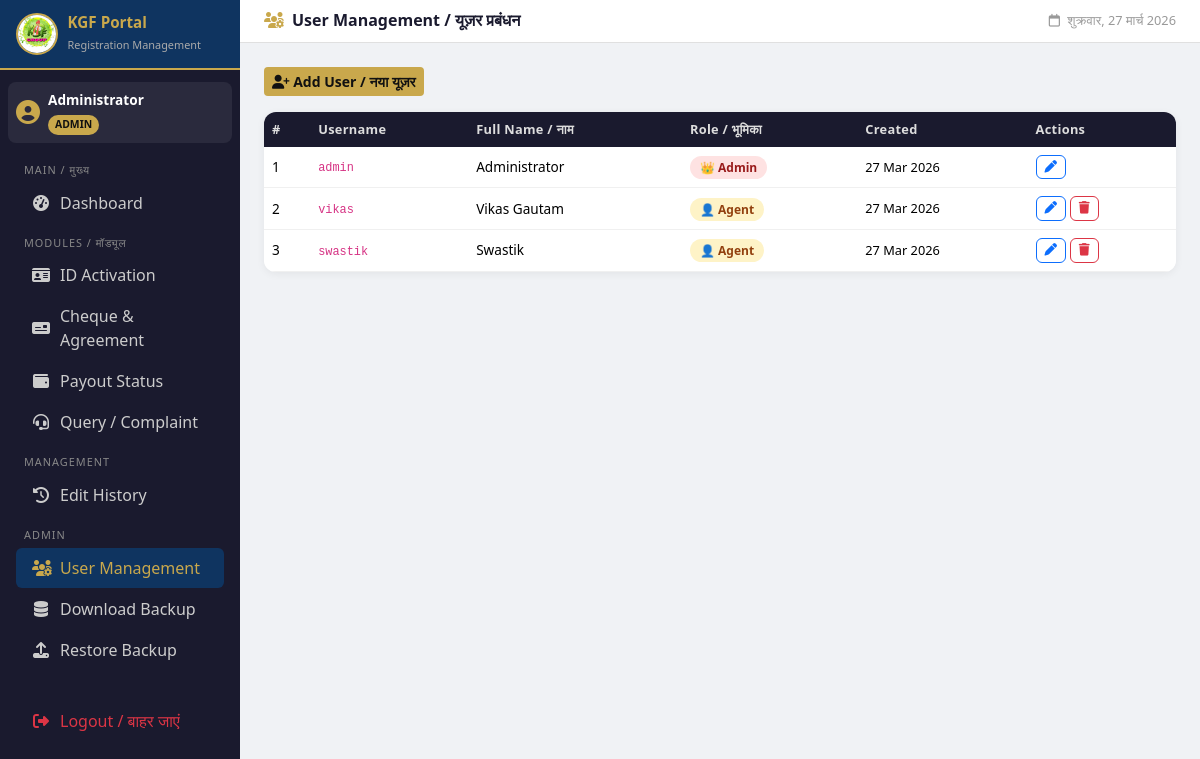
Screenshot of /users (signed in) with the database file from the repository.
### app.py (models this page shows)
class User(db.Model):
    id       = db.Column(db.Integer, primary_key=True)
    username = db.Column(db.String(80), unique=True, nullable=False)
    password = db.Column(db.String(200), nullable=False)
    role     = db.Column(db.String(20), nullable=False)  # admin / manager / agent
    name     = db.Column(db.String(120))
    created  = db.Column(db.DateTime, default=datetime.utcnow)

### app.py (the view)
@app.route('/users')
@login_required
@role_required('admin')
def users():
    all_users = User.query.all()
    return render_template('users.html', users=all_users)

### app.py (called while the page is built)
def login_required(f):
    @wraps(f)
    def decorated(*args, **kwargs):
        if 'user_id' not in session:
            return redirect(url_for('login'))
        return f(*args, **kwargs)
    return decorated

def role_required(*roles):
    def decorator(f):
        @wraps(f)
        def decorated(*args, **kwargs):
            if session.get('role') not in roles:
                flash('Access denied / अनुमति नहीं है', 'danger')
                return redirect(url_for('dashboard'))
            return f(*args, **kwargs)
        return decorated
    return decorator

### templates/users.html (shortened to what this page needs)
{% extends 'base.html' %}
{% block page_title %}<i class="fa-solid fa-users-gear me-2" style="color:#c9a84c"></i>User Management / यूज़र प्रबंधन{% endblock %}
{% block content %}
<div class="d-flex gap-2 mb-3">
  <a href="{{ url_for('add_user') }}" class="btn btn-sm btn-gold">
    <i class="fa-solid fa-user-plus"></i> Add User / नया यूज़र
  </a>
</div>
<div class="table-card">
  <div class="table-responsive">
    <table class="table table-hover">
      <thead>
        <tr><th>#</th><th>Username</th><th>Full Name / नाम</th><th>Role / भूमिका</th><th>Created</th><th>Actions</th></tr>
      </thead>
      <tbody>
        {% for u in users %}
        <tr>
          <td>{{ u.id }}</td>
          <td><code>{{ u.username }}</code></td>
          <td>{{ u.name or '—' }}</td>
          <td>
            {% if u.role == 'admin' %}
              <span class="status-badge badge-wrong">👑 Admin</span>
            {% elif u.role == 'leader' %}
              <span class="status-badge badge-open">⭐ Leader</span>
            {% else %}
              <span class="status-badge badge-pending">👤 Agent</span>
            {% endif %}
          </td>
          <td style="font-size:.8rem;">{{ u.created.strftime('%d %b %Y') if u.created else '—' }}</td>
          <td>
            <a href="{{ url_for('edit_user', uid=u.id) }}" class="btn btn-xs btn-outline-primary" style="padding:2px 8px;font-size:.78rem;">
              <i class="fa-solid fa-pen"></i>
            </a>
            {% if u.id != session.user_id %}
            <form method="POST" action="{{ url_for('delete_user', uid=u.id) }}" class="d-inline"
                  onsubmit="return confirm('Delete user {{ u.username }}?')">
              <button class="btn btn-xs btn-outline-danger" style="padding:2px 8px;font-size:.78rem;">
                <i class="fa-solid fa-trash"></i>
              </button>
            </form>
            {% endif %}
          </td>
        </tr>
        {% endfor %}
      </tbody>
    </table>
  </div>
</div>
{% endblock %}

### templates/base.html (shortened to what this page needs)
<!DOCTYPE html>
<html lang="hi">
<head>
  <link rel="stylesheet" href="https://cdnjs.cloudflare.com/ajax/libs/bootstrap/5.3.2/css/bootstrap.min.css">
  <link rel="stylesheet" href="https://cdnjs.cloudflare.com/ajax/libs/font-awesome/6.5.0/css/all.min.css">
</head>
<body>
<div id="sidebar">
  <div class="sidebar-brand">
    <img src="{{ url_for('static', filename='logo.jpg') }}" alt="KGF Logo" class="sidebar-logo"
         onerror="this.style.display='none'">
    <div>
      <h5>KGF Portal</h5>
      <small>Registration Management</small>
    </div>
  </div>
  <div class="py-2 px-2">
    <div class="d-flex align-items-center gap-2 p-2 mt-1 mb-2" style="background:#ffffff12;border-radius:8px;">
      <i class="fa-solid fa-circle-user fa-xl" style="color:var(--kgf-gold)"></i>
      <div>
        <div style="color:#fff;font-size:.85rem;font-weight:600;">{{ session.name or session.username }}</div>
        <span class="role-badge">{{ session.role }}</span>
      </div>
    </div>
    <div class="nav-section">Main / मुख्य</div>
    <a href="{{ url_for('dashboard') }}" class="nav-link {% if request.endpoint=='dashboard' %}active{% endif %}">
      <i class="fa-solid fa-gauge-high"></i> Dashboard
    </a>
    <div class="nav-section">Modules / मॉड्यूल</div>
    <a href="{{ url_for('activations') }}" class="nav-link {% if 'activation' in request.endpoint %}active{% endif %}">
      <i class="fa-solid fa-id-card"></i> ID Activation
    </a>
    <a href="{{ url_for('cheques') }}" class="nav-link {% if 'cheque' in request.endpoint %}active{% endif %}">
      <i class="fa-solid fa-money-check"></i> Cheque &amp; Agreement
    </a>
    <a href="{{ url_for('payouts') }}" class="nav-link {% if 'payout' in request.endpoint %}active{% endif %}">
      <i class="fa-solid fa-wallet"></i> Payout Status
    </a>
    <a href="{{ url_for('queries') }}" class="nav-link {% if 'quer' in request.endpoint %}active{% endif %}">
      <i class="fa-solid fa-headset"></i> Query / Complaint
    </a>
    {% if session.role in ['admin', 'manager'] %}
    <div class="nav-section">Management</div>
    <a href="{{ url_for('edit_history') }}" class="nav-link {% if request.endpoint=='edit_history' %}active{% endif %}">
      <i class="fa-solid fa-clock-rotate-left"></i> Edit History
    </a>
    {% endif %}
    {% if session.role == 'admin' %}
    <div class="nav-section">Admin</div>
    <a href="{{ url_for('users') }}" class="nav-link {% if 'user' in request.endpoint %}active{% endif %}">
      <i class="fa-solid fa-users-gear"></i> User Management
    </a>
    <a href="{{ url_for('backup_download') }}" class="nav-link" title="Download DB Backup">
      <i class="fa-solid fa-database"></i> Download Backup
    </a>
    <a href="#restoreModal" class="nav-link" data-bs-toggle="modal" data-bs-target="#restoreModal">
      <i class="fa-solid fa-upload"></i> Restore Backup
    </a>
    {% endif %}
    <div class="nav-section" style="margin-top:1rem;"></div>
    <a href="{{ url_for('logout') }}" class="nav-link text-danger">
      <i class="fa-solid fa-right-from-bracket"></i> Logout / बाहर जाएं
    </a>
  </div>
</div>
<div id="main">
  <div class="topbar">
    <div class="d-flex align-items-center gap-2">
      <h6>{% block page_title %}{% endblock %}</h6>
    </div>
    <div style="font-size:.8rem;color:#999;">
      <i class="fa-regular fa-calendar me-1"></i>
      <span id="dt"></span>
    </div>
  </div>
  <div class="content">
    {% block content %}{% endblock %}
  </div>
</div>
</body>
</html>

### templates/base.html (style rules this page uses)
:root { --kgf-gold: #c9a84c; --kgf-dark: #1a1a2e; --kgf-mid: #16213e; --kgf-blue: #0f3460; --sidebar-w: 240px; }
body { background: #f0f2f5; font-family: 'Segoe UI', sans-serif; }
#sidebar { position: fixed; top: 0; left: 0; height: 100vh; width: var(--sidebar-w); background: var(--kgf-dark); z-index: 1000; overflow-y: auto; transition: transform .3s; }
.sidebar-brand { padding: .8rem 1rem; background: var(--kgf-blue); border-bottom: 2px solid var(--kgf-gold); display: flex; align-items: center; gap: .6rem; }
.sidebar-logo { width: 42px; height: 42px; border-radius: 50%; object-fit: cover; border: 2px solid var(--kgf-gold); flex-shrink: 0; }
.sidebar-brand h5 { color: var(--kgf-gold); margin: 0; font-weight: 700; font-size: .95rem; }
.sidebar-brand small { color: #aaa; font-size: 0.68rem; }
.nav-section { color: #888; font-size: 0.68rem; letter-spacing: 1px; padding: .7rem 1rem .2rem; text-transform: uppercase; }
#sidebar .nav-link { color: #ccc; padding: .5rem 1rem; border-radius: 6px; margin: 1px 8px; display: flex; align-items: center; gap: 10px; transition: all .2s; }
#sidebar .nav-link:hover, #sidebar .nav-link.active { background: var(--kgf-blue); color: var(--kgf-gold); }
#sidebar .nav-link i { width: 18px; text-align: center; }
.role-badge { display: inline-block; font-size: 0.65rem; padding: 2px 7px; border-radius: 20px; background: var(--kgf-gold); color: #111; font-weight: 700; text-transform: uppercase; }
#main { margin-left: var(--sidebar-w); min-height: 100vh; }
.topbar { background: #fff; padding: .7rem 1.5rem; border-bottom: 1px solid #e0e0e0; display: flex; align-items: center; justify-content: space-between; position: sticky; top: 0; z-index: 900; }
.topbar h6 { margin: 0; font-weight: 600; color: var(--kgf-dark); }
.content { padding: 1.5rem; }
.table-card { background: #fff; border-radius: 12px; overflow: hidden; box-shadow: 0 2px 8px rgba(0,0,0,.06); }
.table-card .table { margin: 0; }
.table thead th { background: var(--kgf-dark); color: #ddd; font-size: .8rem; font-weight: 600; border: none; letter-spacing: .3px; }
.table-card .table td { vertical-align: middle; font-size: .85rem; border-color: #f0f0f0; }
.badge-pending { background: #fef3c7; color: #92400e; }
.badge-wrong { background: #fee2e2; color: #991b1b; }
.status-badge { padding: 3px 10px; border-radius: 20px; font-size: .75rem; font-weight: 600; }
.btn-gold { background: var(--kgf-gold); color: #111; border: none; font-weight: 600; }

### rows the page displays
User: name "Administrator", id "1", username "admin", role "👑 Admin", created "27 Mar 2026"
User: id "2", username "vikas", name "Vikas Gautam", role "👤 Agent", created "27 Mar 2026"
User: id "3", username "swastik", name "Swastik", role "👤 Agent", created "27 Mar 2026"

### other values shown
{{ session.role }} "ADMIN"
